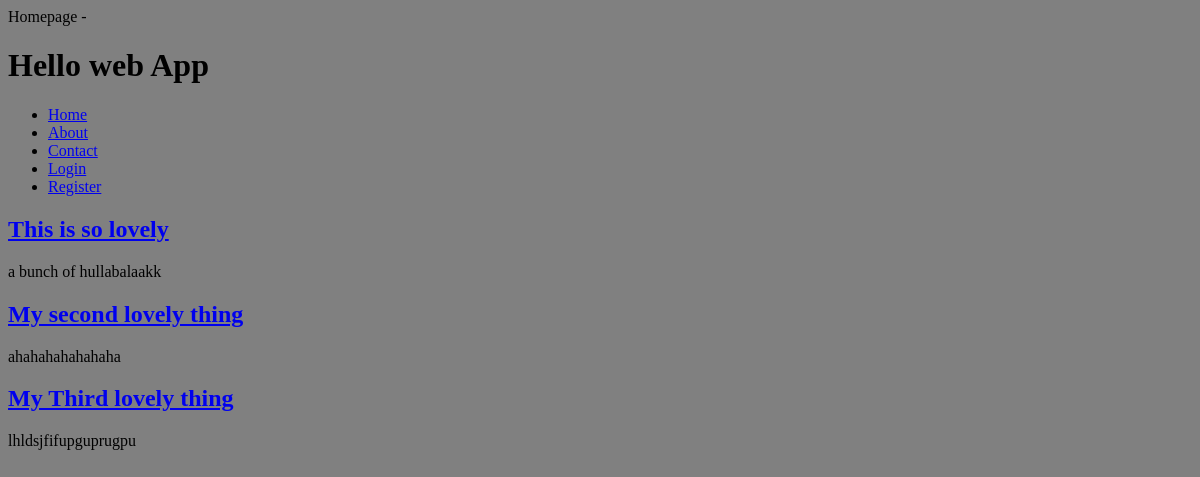
The app's page /, older data.
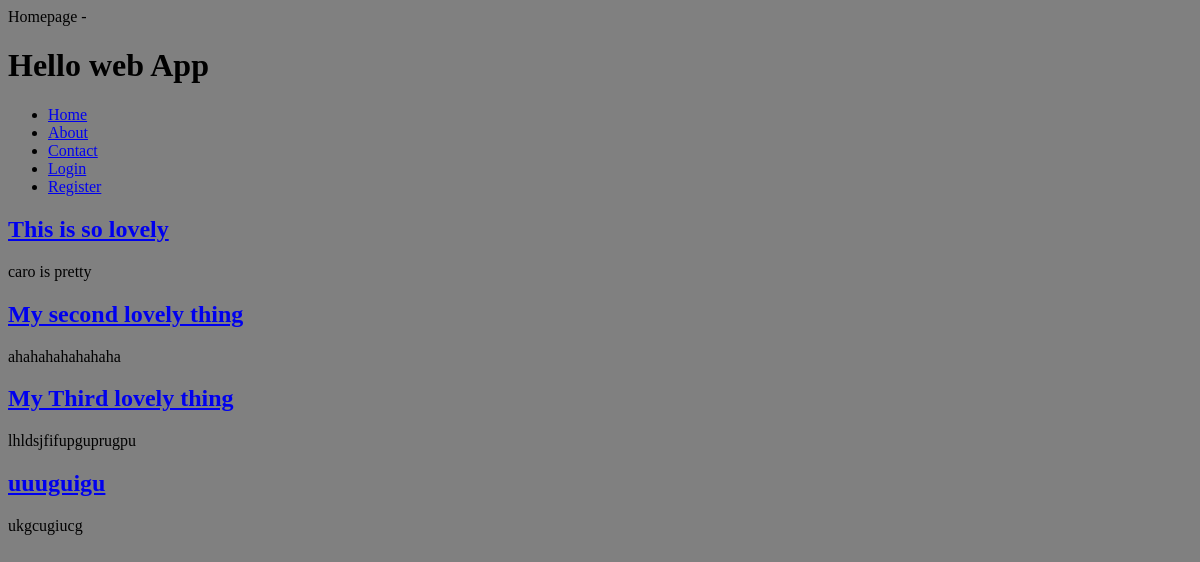
The same page, newer data.
### collection/models.py (models this page shows)
class Thing(models.Model):
	name =models.CharField(max_length=255)
	description =models.TextField()
	slug=models.SlugField(unique=True)
	user=models.OneToOneField(User, blank=True,null=True)

### collection/views.py (the view)
# urls.py: url(r'^$', collection_views.index, name='home'),
def index(request):
	things = Thing.objects.all()
	return render(request,'index.html', {
		'things':things,
		})

### collection/templates/index.html (shortened to what this page needs)
{% extends 'layouts/base.html'%}
{% load humanize %}
{% block content %}
     {% for thing in things %}
      <h2>
         <a href="{%url 'thing_detail' slug=thing.slug %}">       {{thing.name }}
      </a>
      </h2>
       <p>{{thing.description }}</p>
       {% endfor%}
	{% endblock%}

### collection/templates/layouts/base.html (shortened to what this page needs)
{% load staticfiles %}
<!doctype html>
<html>
	<head>
		<link rel="stylesheet" href="{% static 'css/style.css' %}">
	</head>
	<body>
		<header>
		<h1>Hello web App</h1>
		<nav>
		 <ul>
		 	<li>
		 		<a href="{% url 'home' %}">Home</a>
		 	</li>
		 	<li>
		 		<a href="{% url 'about' %}">About</a>
		 	</li>
		 	<li>
		 		<a href="{% url 'contact' %}">Contact</a>
		 	</li>
			 {% if user.is_authenticated %}
     <li>
        <a href="{% url 'auth_logout' %}">Logout</a>
    </li>
    {% else %}
    <li>
        <a href="{% url 'auth_login' %}">Login</a>
   </li>
    <li>
    <a href="{% url 'registration_register' %}">Register</a>
    </li>
    {% endif %}
</ul>
		</nav>
		</header>
		{% block content %}{% endblock %}
	</body>
</html>

### collection/static/css/style.css (style rules this page uses)
body { background-color: grey; }

Row changes from the older to the newer data that the page shows:
changed Thing "This is so lovely": description "a bunch of hullabalaakk" → "caro is pretty"
added Thing: name "uuuguigu", description "ukgcugiucg"
